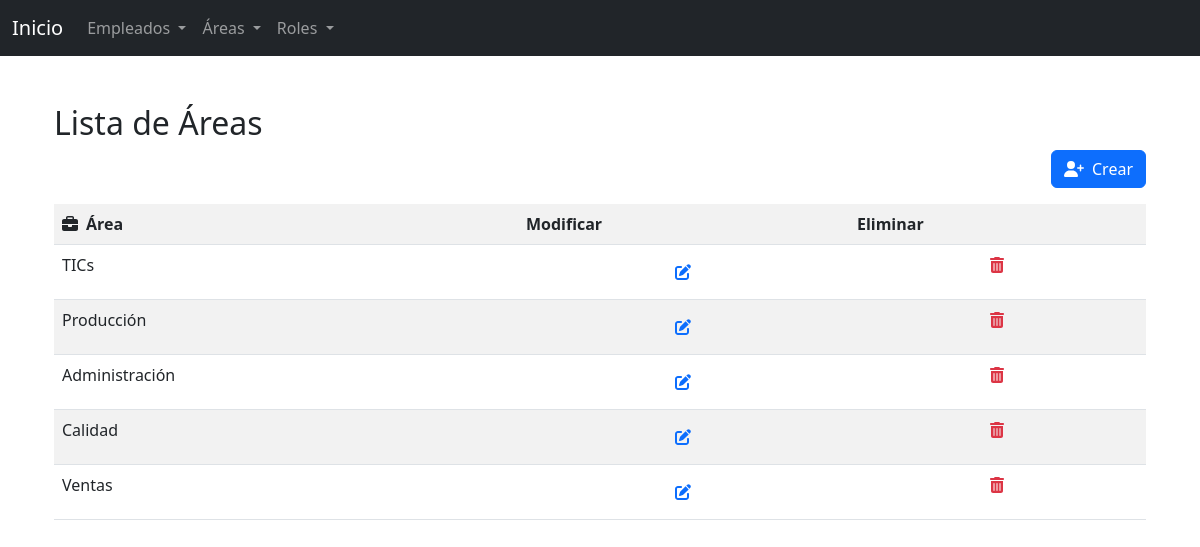
Screenshot of /Views/Areas/index.php with the database file from the repository.
### tables this page shows
CREATE TABLE `areas` (
  `id` int(11) NOT NULL COMMENT 'Identificador del área',
  `nombre` varchar(255) NOT NULL COMMENT 'Nombre del área de la empresa'
);

### Controllers/AreasController.php (called while the page is built, shortened)
<?php
    class AreasController {
        private $pdo;
        public function __construct($pdo) {
            $this->pdo = $pdo;
        }
        public function list($limite=null) {
            $limites = $limite ? "LIMIT $limite" : "";
            $stmt = $this->pdo->query("SELECT * FROM areas ORDER BY id DESC $limites");
            return $stmt->fetchAll();
        }
    }
?>

### Views/Areas/Index.php (the view, shortened to what this page needs)
<?php
    include '../../Components/Head.php';
    require_once '../../Configs/Config.php';
    require_once '../../Controllers/AreasController.php';
    $areasController = new AreasController($pdo);
    $areas = $areasController->list();
?>
    <div class="container mt-5">
        <h2>Lista de Áreas</h2>
        <a href="Crear.php" class="btn btn-primary mb-3 float-end"><i class="fa-solid fa-user-plus pe-2"></i>Crear</a>
        <table class="table table-striped">
            <tr>
                <th><i class="fa-solid fa-briefcase pe-2"></i>Área</th>
                <th>Modificar</th>
                <th>Eliminar</th>
            </tr>
            <?php foreach ($areas as $area): ?>
                <tr>
                    <td><?php echo $area['nombre']; ?></td>
                    <td class="text-center">
                        <button class="btn btn-link" onclick="abrirModalEditar(<?php echo $area['id']; ?>)">
                            <i class="fa-solid fa-pen-to-square"></i>
                        </button>
                    </td>
                    <td class="text-center">
                        <a href="Index.php?delete&id=<?php echo $area['id']; ?>" id="eliminar<?php echo $area['id']; ?>" class="text-danger text-decoration-none" onclick="return confirm('¿Estás seguro de eliminar esta área?');"><i class="fa-solid fa-trash-can"></i></a>
                    </td>
                </tr>
            <?php endforeach; ?>
        </table>
    </div>
<?php include '../../Components/BodyHtml.php'; ?>

### rows the page displays
areas: nombre "TICs"
areas: nombre "Producción"
areas: nombre "Administración"
areas: nombre "Calidad"
areas: nombre "Ventas"
